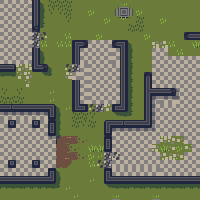

Rendered tile map (Tiled .tmx) drawn with the repository's tilesets; below, a short description and the full map source, tile grids included:
An orthogonal 25x25 tile map with 8x8 px tiles, 2 tile layers (piso, colision).

<map version="1.9" tiledversion="1.9.2" orientation="orthogonal" renderorder="right-down" width="25" height="25" tilewidth="8" tileheight="8" infinite="0" nextlayerid="3" nextobjectid="1">
 <editorsettings>
  <export target="mapa.json" format="json" />
 </editorsettings>
 <tileset firstgid="1" name="mapaTiles" tilewidth="8" tileheight="8" tilecount="72" columns="8">
  <image source="mapaTiles.png" width="64" height="72" />
  <tile id="0">
   <properties>
    <property name="solido" type="bool" value="false" />
   </properties>
  </tile>
  <tile id="1">
   <properties>
    <property name="solido" type="bool" value="false" />
   </properties>
  </tile>
  <tile id="2">
   <properties>
    <property name="solido" type="bool" value="false" />
   </properties>
  </tile>
  <tile id="3">
   <properties>
    <property name="solido" type="bool" value="false" />
   </properties>
  </tile>
  <tile id="4">
   <properties>
    <property name="solido" type="bool" value="false" />
   </properties>
  </tile>
  <tile id="5">
   <properties>
    <property name="solido" type="bool" value="false" />
   </properties>
  </tile>
  <tile id="6">
   <properties>
    <property name="solido" type="bool" value="false" />
   </properties>
  </tile>
  <tile id="7">
   <properties>
    <property name="solido" type="bool" value="false" />
   </properties>
  </tile>
  <tile id="8">
   <properties>
    <property name="solido" type="bool" value="false" />
   </properties>
  </tile>
  <tile id="9">
   <properties>
    <property name="solido" type="bool" value="false" />
   </properties>
  </tile>
  <tile id="10">
   <properties>
    <property name="solido" type="bool" value="false" />
   </properties>
  </tile>
  <tile id="11">
   <properties>
    <property name="solido" type="bool" value="false" />
   </properties>
  </tile>
  <tile id="12">
   <properties>
    <property name="solido" type="bool" value="false" />
   </properties>
  </tile>
  <tile id="13">
   <properties>
    <property name="solido" type="bool" value="false" />
   </properties>
  </tile>
  <tile id="14">
   <properties>
    <property name="solido" type="bool" value="false" />
   </properties>
  </tile>
  <tile id="15">
   <properties>
    <property name="solido" type="bool" value="false" />
   </properties>
  </tile>
  <tile id="16">
   <properties>
    <property name="solido" type="bool" value="false" />
   </properties>
  </tile>
  <tile id="17">
   <properties>
    <property name="solido" type="bool" value="false" />
   </properties>
  </tile>
  <tile id="18">
   <properties>
    <property name="solido" type="bool" value="false" />
   </properties>
  </tile>
  <tile id="19">
   <properties>
    <property name="solido" type="bool" value="false" />
   </properties>
  </tile>
  <tile id="20">
   <properties>
    <property name="solido" type="bool" value="false" />
   </properties>
  </tile>
  <tile id="21">
   <properties>
    <property name="solido" type="bool" value="false" />
   </properties>
  </tile>
  <tile id="22">
   <properties>
    <property name="solido" type="bool" value="false" />
   </properties>
  </tile>
  <tile id="23">
   <properties>
    <property name="solido" type="bool" value="false" />
   </properties>
  </tile>
  <tile id="24">
   <properties>
    <property name="solido" type="bool" value="false" />
   </properties>
  </tile>
  <tile id="25">
   <properties>
    <property name="solido" type="bool" value="false" />
   </properties>
  </tile>
  <tile id="26">
   <properties>
    <property name="solido" type="bool" value="false" />
   </properties>
  </tile>
  <tile id="27">
   <properties>
    <property name="solido" type="bool" value="false" />
   </properties>
  </tile>
  <tile id="28">
   <properties>
    <property name="solido" type="bool" value="false" />
   </properties>
  </tile>
  <tile id="29">
   <properties>
    <property name="solido" type="bool" value="false" />
   </properties>
  </tile>
  <tile id="30">
   <properties>
    <property name="solido" type="bool" value="false" />
   </properties>
  </tile>
  <tile id="31">
   <properties>
    <property name="solido" type="bool" value="false" />
   </properties>
  </tile>
  <tile id="32">
   <properties>
    <property name="solido" type="bool" value="false" />
   </properties>
  </tile>
  <tile id="33">
   <properties>
    <property name="solido" type="bool" value="false" />
   </properties>
  </tile>
  <tile id="34">
   <properties>
    <property name="solido" type="bool" value="false" />
   </properties>
  </tile>
  <tile id="35">
   <properties>
    <property name="solido" type="bool" value="false" />
   </properties>
  </tile>
  <tile id="36">
   <properties>
    <property name="solido" type="bool" value="false" />
   </properties>
  </tile>
  <tile id="37">
   <properties>
    <property name="solido" type="bool" value="false" />
   </properties>
  </tile>
  <tile id="38">
   <properties>
    <property name="solido" type="bool" value="false" />
   </properties>
  </tile>
  <tile id="39">
   <properties>
    <property name="solido" type="bool" value="false" />
   </properties>
  </tile>
  <tile id="40">
   <properties>
    <property name="solido" type="bool" value="false" />
   </properties>
  </tile>
  <tile id="41">
   <properties>
    <property name="solido" type="bool" value="false" />
   </properties>
  </tile>
  <tile id="42">
   <properties>
    <property name="solido" type="bool" value="false" />
   </properties>
  </tile>
  <tile id="43">
   <properties>
    <property name="solido" type="bool" value="false" />
   </properties>
  </tile>
  <tile id="44">
   <properties>
    <property name="solido" type="bool" value="false" />
   </properties>
  </tile>
  <tile id="45">
   <properties>
    <property name="solido" type="bool" value="false" />
   </properties>
  </tile>
  <tile id="46">
   <properties>
    <property name="solido" type="bool" value="false" />
   </properties>
  </tile>
  <tile id="47">
   <properties>
    <property name="solido" type="bool" value="false" />
   </properties>
  </tile>
  <tile id="48">
   <properties>
    <property name="solido" type="bool" value="false" />
   </properties>
  </tile>
  <tile id="49">
   <properties>
    <property name="solido" type="bool" value="false" />
   </properties>
  </tile>
  <tile id="50">
   <properties>
    <property name="solido" type="bool" value="false" />
   </properties>
  </tile>
  <tile id="51">
   <properties>
    <property name="solido" type="bool" value="false" />
   </properties>
  </tile>
  <tile id="52">
   <properties>
    <property name="solido" type="bool" value="false" />
   </properties>
  </tile>
  <tile id="53">
   <properties>
    <property name="solido" type="bool" value="false" />
   </properties>
  </tile>
  <tile id="54">
   <properties>
    <property name="solido" type="bool" value="false" />
   </properties>
  </tile>
  <tile id="55">
   <properties>
    <property name="solido" type="bool" value="false" />
   </properties>
  </tile>
  <tile id="56">
   <properties>
    <property name="solido" type="bool" value="false" />
   </properties>
  </tile>
  <tile id="57">
   <properties>
    <property name="solido" type="bool" value="false" />
   </properties>
  </tile>
  <tile id="58">
   <properties>
    <property name="solido" type="bool" value="false" />
   </properties>
  </tile>
  <tile id="59">
   <properties>
    <property name="solido" type="bool" value="false" />
   </properties>
  </tile>
  <tile id="60">
   <properties>
    <property name="solido" type="bool" value="false" />
   </properties>
  </tile>
  <tile id="61">
   <properties>
    <property name="solido" type="bool" value="false" />
   </properties>
  </tile>
  <tile id="62">
   <properties>
    <property name="solido" type="bool" value="false" />
   </properties>
  </tile>
  <tile id="63">
   <properties>
    <property name="solido" type="bool" value="false" />
   </properties>
  </tile>
  <tile id="64">
   <properties>
    <property name="solido" type="bool" value="false" />
   </properties>
  </tile>
  <tile id="65">
   <properties>
    <property name="solido" type="bool" value="false" />
   </properties>
  </tile>
  <tile id="66">
   <properties>
    <property name="solido" type="bool" value="false" />
   </properties>
  </tile>
  <tile id="67">
   <properties>
    <property name="solido" type="bool" value="false" />
   </properties>
  </tile>
  <tile id="68">
   <properties>
    <property name="solido" type="bool" value="false" />
   </properties>
  </tile>
  <tile id="69">
   <properties>
    <property name="solido" type="bool" value="false" />
   </properties>
  </tile>
  <tile id="70">
   <properties>
    <property name="solido" type="bool" value="false" />
   </properties>
  </tile>
  <tile id="71">
   <properties>
    <property name="solido" type="bool" value="false" />
   </properties>
  </tile>
 </tileset>
 <layer id="1" name="piso" width="25" height="25">
  <data encoding="csv">
12,12,12,5,26,15,17,17,17,1,1,1,1,1,2147483710,61,62,1,1,1,1,1,1,1,1,
12,12,12,12,26,23,2147483673,25,17,1,1,24,1,1,2147483711,67,63,24,1,1,1,1,1,1,1,
12,12,12,12,26,31,1,1,25,1,1,1,1,24,536870974,65,2684354622,17,1,1,24,1,1,1,1,
12,12,12,12,2,39,1,1,1,1,1,1,1,1,1,1,17,17,1,1,1,1,1,1,1,
12,5,12,12,10,2147483657,1,1,16,1,1,1,24,1,1,1,1,1,24,1,1,1,1,3758096386,1610612762,
12,12,12,12,10,16,1,16,16,2684354594,536870942,12,12,12,2684354590,536870946,15,1,1,1610612742,1610612743,16,1,1,32,
12,12,12,12,26,15,1,1,1,3758096425,3758096396,12,12,12,1610612748,1610612777,23,1,1,12,12,1,16,1,1,
12,12,12,12,26,23,1,1,1,3758096425,3758096396,12,12,12,1610612748,1610612777,31,1,1,12,12,12,12,12,12,
41,21,2684354567,2684354566,34,29,15,1,9,10,2684354572,12,12,12,536870924,536870953,23,1,1,12,12,12,12,12,12,
536870935,2684354583,2684354568,2684354567,1,536870927,39,1,2147483654,12,2684354572,12,12,12,536870924,536870953,31,1,18,12,12,12,12,12,12,
1,1,1,2684354568,1,1,1,1,1,2684354601,2684354572,12,12,12,536870924,536870953,31,1,26,12,12,12,12,12,12,
25,1,2147483673,1,1,1,33,1,1,2684354601,2684354572,12,12,12,536870924,536870953,23,1,28,41,41,29,19,12,12,
17,2147483665,17,1,1,1,33,1,1,2684354601,2684354572,12,12,12,536870924,536870953,31,1,26,3,2684354587,2684354587,4,12,12,
41,42,41,41,41,41,37,15,33,3758096418,1610612766,9,10,2684354567,3758096414,1610612770,31,1,26,27,12,12,12,12,12,
2684354587,2684354587,2684354587,2684354587,2684354587,2684354587,3221225494,23,1,17,17,25,1,1,536870927,2684354583,39,1,26,27,12,12,12,12,12,
12,38,12,12,38,12,22,23,1,17,2147483673,17,1,2147483685,41,42,41,41,2147483682,27,12,12,12,12,12,
12,12,12,12,12,12,30,31,1,1,1,1,1,1073741846,536870939,536870939,536870939,536870939,536870939,4,12,12,12,12,12,
12,12,12,12,12,12,536870931,49,58,52,53,1,1,2147483670,12,12,12,12,12,12,536870918,1073741831,2147483656,12,12,
12,12,12,12,12,12,12,2684354610,52,53,1,32,32,2147483678,12,12,12,12,12,1073741830,32,8,24,3221225480,12,
12,12,12,12,12,12,12,2684354610,3221225530,52,53,24,33,10,11,12,12,12,12,12,1610612743,3758096390,8,12,12,
12,38,12,12,38,12,12,50,1073741878,1,1,16,9,10,12,12,12,12,12,12,12,12,12,12,12,
12,12,12,12,12,12,3221225502,15,1,1,1,1,1,1073741854,2147483660,2147483660,2147483660,2147483660,2147483660,2147483660,12,12,12,12,12,
41,41,41,41,41,41,2147483682,23,1,1,1,33,1,34,2147483689,2147483689,2147483689,2147483689,2147483689,2147483689,2147483689,2147483689,2147483689,2147483689,2147483689,
2684354591,2684354583,2684354583,2684354591,2684354591,2684354591,2684354583,39,33,1,1,1,1,536870927,2684354583,2684354583,2684354591,2684354583,2684354591,2684354583,2684354591,2684354583,2684354583,2684354591,2684354591,
1,1,1,1,1,1,1,1,1,33,1,1,1,1,61,1,1,1,1,61,1,1,1,1,1
</data>
 </layer>
 <layer id="2" name="colision" width="25" height="25">
  <data encoding="csv">
0,0,0,0,26,0,0,0,0,0,0,0,0,0,0,0,0,0,0,0,0,0,0,0,0,
0,0,0,0,26,0,0,0,0,0,0,0,0,0,0,67,0,0,0,0,0,0,0,0,0,
0,0,0,0,26,0,0,0,0,0,0,0,0,0,0,0,0,0,0,0,0,0,0,0,0,
0,0,0,0,2,0,0,0,0,0,0,0,0,0,0,0,0,0,0,0,0,0,0,0,0,
0,0,0,0,0,0,0,0,0,0,0,0,0,0,0,0,0,0,0,0,0,0,0,1610612754,536870938,
0,0,0,0,0,0,0,0,0,2684354594,2684354578,0,0,0,1610612754,536870946,0,0,0,0,0,0,0,0,0,
0,0,0,0,26,0,0,0,0,2684354601,0,0,0,0,0,536870953,0,0,0,0,0,0,0,0,0,
0,0,0,0,26,0,0,0,0,2684354601,0,0,0,0,0,536870953,0,0,0,0,0,0,0,0,0,
41,21,0,0,34,29,0,0,0,0,0,0,0,0,0,536870953,0,0,0,0,0,0,0,0,0,
0,0,0,0,0,0,0,0,0,0,0,0,0,0,0,536870953,0,0,2147483666,0,0,0,0,0,0,
0,0,0,0,0,0,0,0,0,2684354601,0,0,0,0,0,536870953,0,0,26,0,0,0,0,0,0,
0,0,0,0,0,0,0,0,0,2684354601,0,0,0,0,0,536870953,0,0,28,41,41,29,0,0,0,
0,0,0,0,0,0,0,0,0,2684354601,0,0,0,0,0,536870953,0,0,26,0,0,0,0,0,0,
41,42,2147483689,2147483689,2147483689,2147483689,37,0,0,3758096418,1610612766,0,0,0,3758096414,1610612770,0,0,26,0,0,0,0,0,0,
0,0,0,0,0,0,30,0,0,0,0,0,0,0,0,0,0,0,26,0,0,0,0,0,0,
0,38,0,0,38,0,3221225502,0,0,0,0,0,0,2147483685,41,42,41,41,2147483682,0,0,0,0,0,0,
0,0,0,0,0,0,30,0,0,0,0,0,0,30,0,0,0,0,0,0,0,0,0,0,0,
0,0,0,0,0,0,0,0,0,0,0,0,0,3221225502,0,0,0,0,0,0,0,0,0,0,0,
0,0,0,0,0,0,0,0,0,0,0,0,0,2147483678,0,0,0,0,0,0,0,0,0,0,0,
0,0,0,0,0,0,0,0,0,0,0,0,0,0,0,0,0,0,0,0,0,0,0,0,0,
0,38,0,0,38,0,0,0,0,0,0,0,0,0,0,0,0,0,0,0,0,0,0,0,0,
0,0,0,0,0,0,3221225502,0,0,0,0,0,0,3221225502,0,0,0,0,0,0,0,0,0,0,0,
2147483689,2147483689,2147483689,2147483689,2147483689,2147483689,2147483682,0,0,0,0,0,0,34,2147483689,2147483689,2147483689,2147483689,2147483689,2147483689,2147483689,2147483689,2147483689,2147483689,2147483689,
0,0,0,0,0,0,0,0,0,0,0,0,0,0,0,0,0,0,0,0,0,0,0,0,0,
0,0,0,0,0,0,0,0,0,0,0,0,0,0,0,0,0,0,0,0,0,0,0,0,0
</data>
 </layer>
</map>
